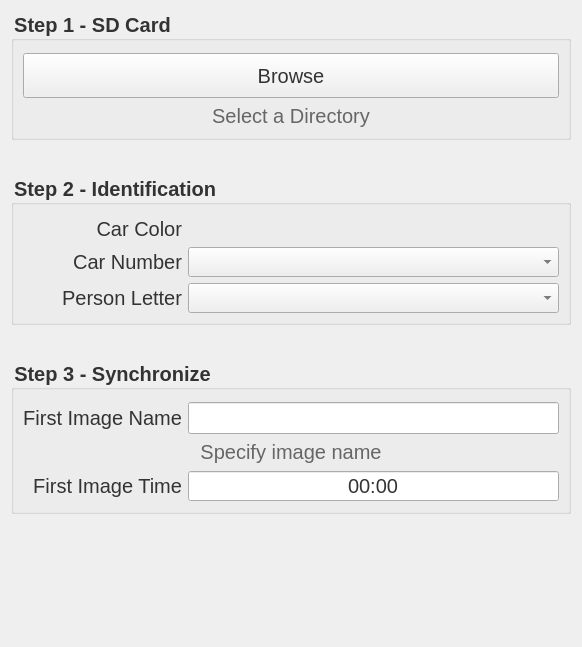
<?xml version="1.0" encoding="UTF-8"?>
<ui version="4.0">
 <class>ImageForm</class>
 <widget class="QWidget" name="ImageForm">
  <property name="geometry">
   <rect>
    <x>0</x>
    <y>0</y>
    <width>582</width>
    <height>647</height>
   </rect>
  </property>
  <property name="minimumSize">
   <size>
    <width>0</width>
    <height>30</height>
   </size>
  </property>
  <property name="font">
   <font>
    <pointsize>12</pointsize>
   </font>
  </property>
  <property name="windowTitle">
   <string>Form</string>
  </property>
  <property name="styleSheet">
   <string notr="true"/>
  </property>
  <layout class="QHBoxLayout" name="horizontalLayout">
   <item>
    <layout class="QVBoxLayout" name="layout">
     <property name="spacing">
      <number>15</number>
     </property>
     <item>
      <widget class="QGroupBox" name="driveLayout">
       <property name="minimumSize">
        <size>
         <width>0</width>
         <height>129</height>
        </size>
       </property>
       <property name="maximumSize">
        <size>
         <width>16777215</width>
         <height>129</height>
        </size>
       </property>
       <property name="sizeIncrement">
        <size>
         <width>0</width>
         <height>1</height>
        </size>
       </property>
       <property name="font">
        <font>
         <pointsize>-1</pointsize>
         <weight>75</weight>
         <bold>true</bold>
        </font>
       </property>
       <property name="styleSheet">
        <string notr="true">font-size:20px; color:#333;</string>
       </property>
       <property name="title">
        <string>Step 1 - SD Card</string>
       </property>
       <property name="flat">
        <bool>false</bool>
       </property>
       <layout class="QFormLayout" name="formLayout">
        <property name="fieldGrowthPolicy">
         <enum>QFormLayout::AllNonFixedFieldsGrow</enum>
        </property>
        <property name="topMargin">
         <number>12</number>
        </property>
        <item row="1" column="0" colspan="2">
         <widget class="QPushButton" name="driveBrowse">
          <property name="sizePolicy">
           <sizepolicy hsizetype="Minimum" vsizetype="Fixed">
            <horstretch>0</horstretch>
            <verstretch>0</verstretch>
           </sizepolicy>
          </property>
          <property name="minimumSize">
           <size>
            <width>0</width>
            <height>45</height>
           </size>
          </property>
          <property name="text">
           <string>Browse</string>
          </property>
          <property name="iconSize">
           <size>
            <width>20</width>
            <height>20</height>
           </size>
          </property>
         </widget>
        </item>
        <item row="2" column="0" colspan="2">
         <widget class="QLabel" name="driveLabel">
          <property name="styleSheet">
           <string notr="true">color:#666;</string>
          </property>
          <property name="text">
           <string>Select a Directory</string>
          </property>
          <property name="alignment">
           <set>Qt::AlignCenter</set>
          </property>
          <property name="wordWrap">
           <bool>false</bool>
          </property>
         </widget>
        </item>
       </layout>
      </widget>
     </item>
     <item>
      <spacer name="verticalSpacer1">
       <property name="orientation">
        <enum>Qt::Vertical</enum>
       </property>
       <property name="sizeType">
        <enum>QSizePolicy::Maximum</enum>
       </property>
       <property name="sizeHint" stdset="0">
        <size>
         <width>20</width>
         <height>20</height>
        </size>
       </property>
      </spacer>
     </item>
     <item>
      <widget class="QGroupBox" name="idLayout">
       <property name="minimumSize">
        <size>
         <width>0</width>
         <height>150</height>
        </size>
       </property>
       <property name="maximumSize">
        <size>
         <width>16777215</width>
         <height>150</height>
        </size>
       </property>
       <property name="sizeIncrement">
        <size>
         <width>0</width>
         <height>1</height>
        </size>
       </property>
       <property name="font">
        <font>
         <pointsize>-1</pointsize>
         <weight>75</weight>
         <bold>true</bold>
        </font>
       </property>
       <property name="styleSheet">
        <string notr="true">font-size:20px; color:#333;</string>
       </property>
       <property name="title">
        <string>Step 2 - Identification</string>
       </property>
       <property name="flat">
        <bool>false</bool>
       </property>
       <property name="checkable">
        <bool>false</bool>
       </property>
       <property name="checked">
        <bool>false</bool>
       </property>
       <layout class="QFormLayout" name="formLayout_4">
        <property name="fieldGrowthPolicy">
         <enum>QFormLayout::AllNonFixedFieldsGrow</enum>
        </property>
        <property name="topMargin">
         <number>12</number>
        </property>
        <item row="0" column="0">
         <widget class="QLabel" name="colorLabel">
          <property name="minimumSize">
           <size>
            <width>159</width>
            <height>0</height>
           </size>
          </property>
          <property name="text">
           <string>Car Color</string>
          </property>
          <property name="alignment">
           <set>Qt::AlignRight|Qt::AlignTrailing|Qt::AlignVCenter</set>
          </property>
         </widget>
        </item>
        <item row="0" column="1">
         <layout class="QVBoxLayout" name="colorInputContainer"/>
        </item>
        <item row="2" column="0">
         <widget class="QLabel" name="letterLabel">
          <property name="minimumSize">
           <size>
            <width>159</width>
            <height>0</height>
           </size>
          </property>
          <property name="text">
           <string>Person Letter</string>
          </property>
          <property name="alignment">
           <set>Qt::AlignRight|Qt::AlignTrailing|Qt::AlignVCenter</set>
          </property>
         </widget>
        </item>
        <item row="2" column="1">
         <widget class="QComboBox" name="letterInput">
          <property name="minimumSize">
           <size>
            <width>0</width>
            <height>30</height>
           </size>
          </property>
         </widget>
        </item>
        <item row="1" column="1">
         <widget class="QComboBox" name="numberInput">
          <property name="minimumSize">
           <size>
            <width>0</width>
            <height>30</height>
           </size>
          </property>
         </widget>
        </item>
        <item row="1" column="0">
         <widget class="QLabel" name="numerLabel">
          <property name="minimumSize">
           <size>
            <width>159</width>
            <height>0</height>
           </size>
          </property>
          <property name="text">
           <string>Car Number</string>
          </property>
          <property name="alignment">
           <set>Qt::AlignRight|Qt::AlignTrailing|Qt::AlignVCenter</set>
          </property>
         </widget>
        </item>
       </layout>
      </widget>
     </item>
     <item>
      <spacer name="verticalSpacer2">
       <property name="orientation">
        <enum>Qt::Vertical</enum>
       </property>
       <property name="sizeType">
        <enum>QSizePolicy::Maximum</enum>
       </property>
       <property name="sizeHint" stdset="0">
        <size>
         <width>20</width>
         <height>20</height>
        </size>
       </property>
      </spacer>
     </item>
     <item>
      <widget class="QGroupBox" name="syncLayout">
       <property name="minimumSize">
        <size>
         <width>0</width>
         <height>154</height>
        </size>
       </property>
       <property name="maximumSize">
        <size>
         <width>16777215</width>
         <height>154</height>
        </size>
       </property>
       <property name="font">
        <font>
         <pointsize>-1</pointsize>
         <weight>75</weight>
         <bold>true</bold>
        </font>
       </property>
       <property name="styleSheet">
        <string notr="true">font-size:20px; color:#333;</string>
       </property>
       <property name="title">
        <string>Step 3 - Synchronize</string>
       </property>
       <property name="flat">
        <bool>false</bool>
       </property>
       <layout class="QFormLayout" name="formLayout_6">
        <property name="fieldGrowthPolicy">
         <enum>QFormLayout::AllNonFixedFieldsGrow</enum>
        </property>
        <property name="topMargin">
         <number>12</number>
        </property>
        <item row="0" column="0">
         <widget class="QLabel" name="nameLabel">
          <property name="text">
           <string>First Image Name</string>
          </property>
          <property name="alignment">
           <set>Qt::AlignRight|Qt::AlignTrailing|Qt::AlignVCenter</set>
          </property>
         </widget>
        </item>
        <item row="0" column="1">
         <widget class="QLineEdit" name="nameInput">
          <property name="minimumSize">
           <size>
            <width>0</width>
            <height>30</height>
           </size>
          </property>
          <property name="alignment">
           <set>Qt::AlignCenter</set>
          </property>
         </widget>
        </item>
        <item row="2" column="0">
         <widget class="QLabel" name="timeLabel">
          <property name="minimumSize">
           <size>
            <width>159</width>
            <height>0</height>
           </size>
          </property>
          <property name="text">
           <string>First Image Time</string>
          </property>
          <property name="alignment">
           <set>Qt::AlignRight|Qt::AlignTrailing|Qt::AlignVCenter</set>
          </property>
         </widget>
        </item>
        <item row="2" column="1">
         <widget class="QTimeEdit" name="timeInput">
          <property name="minimumSize">
           <size>
            <width>0</width>
            <height>30</height>
           </size>
          </property>
          <property name="styleSheet">
           <string notr="true"/>
          </property>
          <property name="alignment">
           <set>Qt::AlignCenter</set>
          </property>
          <property name="readOnly">
           <bool>false</bool>
          </property>
          <property name="buttonSymbols">
           <enum>QAbstractSpinBox::NoButtons</enum>
          </property>
          <property name="displayFormat">
           <string>HH:mm</string>
          </property>
         </widget>
        </item>
        <item row="1" column="0" colspan="2">
         <widget class="QLabel" name="syncLabel">
          <property name="font">
           <font>
            <pointsize>-1</pointsize>
           </font>
          </property>
          <property name="styleSheet">
           <string notr="true">color:#666;</string>
          </property>
          <property name="text">
           <string>Specify image name</string>
          </property>
          <property name="alignment">
           <set>Qt::AlignCenter</set>
          </property>
         </widget>
        </item>
       </layout>
      </widget>
     </item>
     <item>
      <spacer name="verticalSpacer3">
       <property name="orientation">
        <enum>Qt::Vertical</enum>
       </property>
       <property name="sizeHint" stdset="0">
        <size>
         <width>20</width>
         <height>40</height>
        </size>
       </property>
      </spacer>
     </item>
    </layout>
   </item>
  </layout>
 </widget>
 <resources/>
 <connections/>
</ui>
